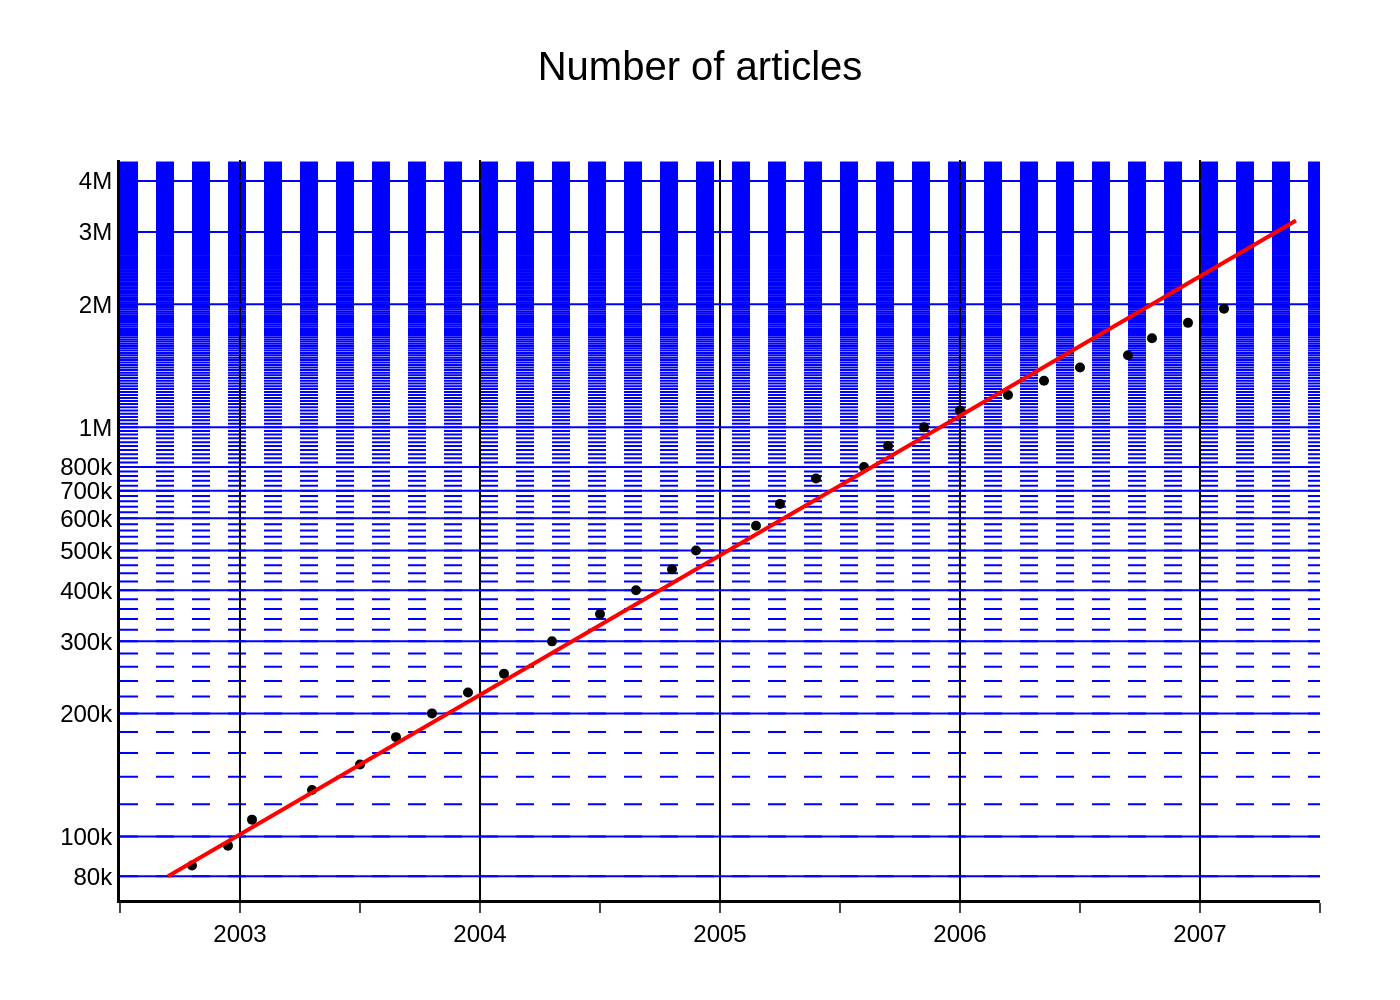

This chart was generated by the following Python code:
import sys
import json
import pathlib
import math
import plotly.graph_objects as go

# Check for command-line argument
if len(sys.argv) != 2:
    print("Usage: python create_chart.py <path_to_json_file>")
    sys.exit(1)

# Get JSON file path from command-line argument
json_file_path = pathlib.Path(sys.argv[1])

# Check if the JSON file exists
if not json_file_path.is_file():
    print(f"Error: JSON file not found at '{json_file_path}'")
    sys.exit(1)

# Read data from the JSON file
with open(json_file_path, 'r', encoding='utf-8') as f:
    chart_data = json.load(f)

# Extract data and settings from the JSON object
data_series = chart_data.get('chart_data', [])
texts = chart_data.get('texts', {})
colors = chart_data.get('colors', {})

# Initialize the figure
fig = go.Figure()

# Add traces to the figure
# Series 1: Scatter plot of data points
scatter_series = data_series[0]
fig.add_trace(go.Scatter(
    x=scatter_series['x'],
    y=scatter_series['y'],
    mode='markers',
    marker=dict(
        color=colors.get('traces', ['#000000'])[0],
        size=5
    ),
    name=scatter_series.get('name', '')
))

# Series 2: Trendline
line_series = data_series[1]
fig.add_trace(go.Scatter(
    x=line_series['x'],
    y=line_series['y'],
    mode='lines',
    line=dict(
        color=colors.get('traces', ['#000000', '#FF0000'])[1],
        width=2
    ),
    name=line_series.get('name', '')
))

# Update layout
fig.update_layout(
    title=dict(
        text=texts.get('title'),
        x=0.5,
        font=dict(size=20)
    ),
    xaxis=dict(
        title_text=texts.get('x_axis_title'),
        showline=True,
        linewidth=1.5,
        linecolor=colors.get('axes'),
        mirror=False,
        showgrid=True,
        gridwidth=1,
        gridcolor=colors.get('grid_vertical'),
        tickvals=[2003, 2004, 2005, 2006, 2007],
        ticktext=['2003', '2004', '2005', '2006', '2007'],
        range=[2002.5, 2007.5],
        ticks='outside',
        minor=dict(
            ticks='outside',
            ticklen=5,
            showgrid=False
        )
    ),
    yaxis=dict(
        title_text=texts.get('y_axis_title'),
        type='log',
        showline=True,
        linewidth=1.5,
        linecolor=colors.get('axes'),
        mirror=False,
        showgrid=True,
        gridwidth=1,
        gridcolor=colors.get('grid_horizontal'),
        griddash='solid',
        minor=dict(
            showgrid=True,
            gridwidth=1,
            gridcolor=colors.get('grid_horizontal'),
            griddash='dash'
        ),
        tickmode='array',
        tickvals=texts.get('y_axis_labels', {}).get('values'),
        ticktext=texts.get('y_axis_labels', {}).get('texts'),
        range=[math.log10(70000), math.log10(4500000)]
    ),
    plot_bgcolor='white',
    paper_bgcolor='white',
    showlegend=False,
    font=dict(
        family="Arial",
        size=12,
        color=colors.get('axes')
    ),
    margin=dict(l=60, r=40, t=80, b=50)
)

# Define output filename and save the image
output_filename = f"{json_file_path.stem}.png"
fig.write_image(output_filename, scale=2)

print(f"Chart successfully generated and saved as '{output_filename}'")
